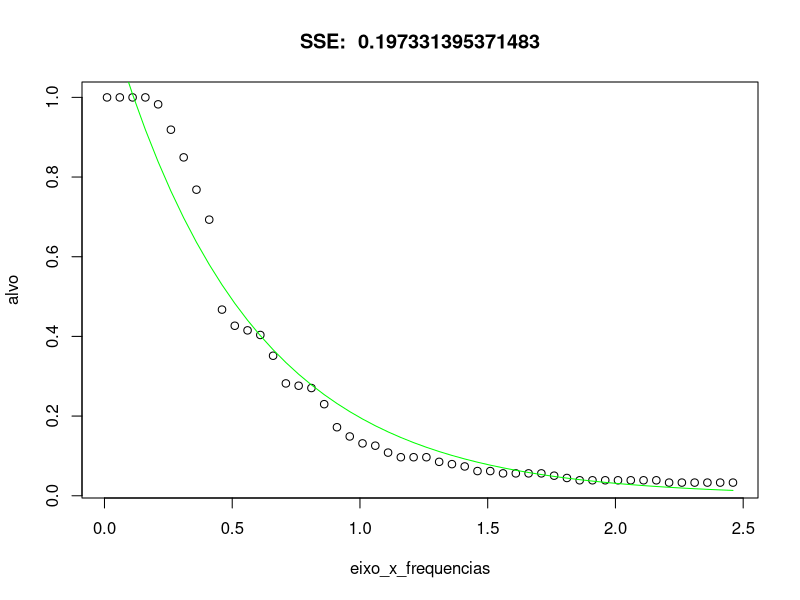

Write R code to recreate this figure.
require(minpack.lm)
dados = read.csv(file="pior_1.csv")
eixo_x_frequencias = dados$eixo_x_frequencias
alvo = dados$alvo
# eixo_x_frequencias = funcao_distribuicao_probabilidade(serie)$valor_serie_retorno_eixo_x
# alvo = funcao_distribuicao_probabilidade(serie)$frequencia_eixo_y

temp = data.frame( x = eixo_x_frequencias,y = alvo)
# temp_norm = normalizeData(temp[,2],type="0_1")
# temp = data.frame(x = temp[,1],y = temp_norm[,1])

# fit non-linear model
# mod <- nls(y ~ exp(a + b * x), data = temp, start = list(a = 0, b = 0))

# f <- function(a,b,x) {exp(a + b * x) } # 0.0602209
f <- function(b,x,a) {a*exp(-b*x) } # 0.0602209

mod <- nlsLM(y ~ f(b,x,a), data = temp, 
             start = list(a=0.1,b = 0.1),algorithm = "LM",
             control = list(maxiter = 500,
                            tol = 1e-05, minFactor = 0.0009765625, printEval = F, 
                            warnOnly = FALSE, trace = T))
# add fitted curve
previsao = predict(mod, list(x = temp$x))
# previsao = as.vector(denormalizeData(previsao,getNormParameters(temp_norm))) 
#,ylim=c(0,1.5)
# plot data
sse = sum(( previsao-alvo)^2)
plot(main = paste("SSE: ",sse),eixo_x_frequencias, alvo)
lines(previsao~eixo_x_frequencias , col="green")
mod


coef(mod)
confint(mod)
deviance(mod)
df.residual(mod)
fitted(mod)
formula(mod)
logLik(mod)
predict(mod)
print(mod)
profile(mod)
residuals(mod)
summary(mod)
update(mod)
vcov(mod)
weights(mod)

# ?nls
# mod$control
# 
# volatilidade = calcula_volatilidade(serie)
# coeficiente_B = coeficiente_B_e_erros_menor_sse$coeficiente_B
# a = coeficiente_B_e_erros_menor_sse$a
# previsao = resultado_funcao_exponencial(a,eixo_x_frequencias,coeficiente_B)
# 
# # png(filename=paste(sse,".png",sep=""),bg="transparent")
# print(plot_previsao_com_B_e_exponencial(eixo_x_frequencias,previsao))
# a       b 
# 1.16426 0.04572 
